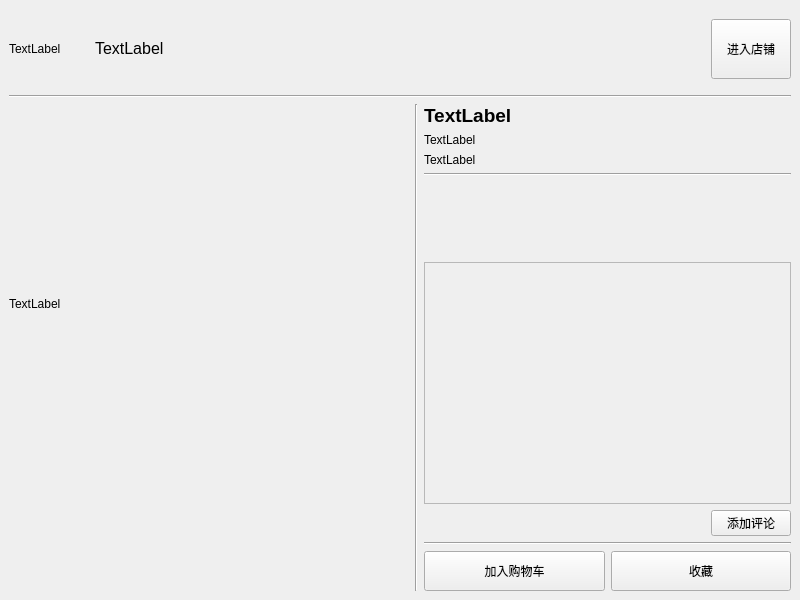
<?xml version="1.0" encoding="UTF-8"?>
<ui version="4.0">
 <class>GoodsDetailWindow</class>
 <widget class="QMainWindow" name="GoodsDetailWindow">
  <property name="geometry">
   <rect>
    <x>0</x>
    <y>0</y>
    <width>800</width>
    <height>600</height>
   </rect>
  </property>
  <property name="windowTitle">
   <string>商品详情</string>
  </property>
  <widget class="QWidget" name="centralwidget">
   <layout class="QVBoxLayout" name="verticalLayout">
    <item>
     <layout class="QHBoxLayout" name="horizontalLayout">
      <item>
       <widget class="QLabel" name="labelShopIcon">
        <property name="sizePolicy">
         <sizepolicy hsizetype="Fixed" vsizetype="Fixed">
          <horstretch>0</horstretch>
          <verstretch>0</verstretch>
         </sizepolicy>
        </property>
        <property name="minimumSize">
         <size>
          <width>80</width>
          <height>80</height>
         </size>
        </property>
        <property name="text">
         <string>TextLabel</string>
        </property>
       </widget>
      </item>
      <item>
       <widget class="QLabel" name="labelShopName">
        <property name="sizePolicy">
         <sizepolicy hsizetype="Preferred" vsizetype="Fixed">
          <horstretch>0</horstretch>
          <verstretch>0</verstretch>
         </sizepolicy>
        </property>
        <property name="font">
         <font>
          <pointsize>12</pointsize>
          <bold>false</bold>
         </font>
        </property>
        <property name="text">
         <string>TextLabel</string>
        </property>
       </widget>
      </item>
      <item>
       <spacer name="horizontalSpacer">
        <property name="orientation">
         <enum>Qt::Horizontal</enum>
        </property>
        <property name="sizeHint" stdset="0">
         <size>
          <width>40</width>
          <height>20</height>
         </size>
        </property>
       </spacer>
      </item>
      <item>
       <widget class="QPushButton" name="buttonEnterShop">
        <property name="minimumSize">
         <size>
          <width>80</width>
          <height>60</height>
         </size>
        </property>
        <property name="text">
         <string>进入店铺</string>
        </property>
       </widget>
      </item>
     </layout>
    </item>
    <item>
     <widget class="Line" name="line">
      <property name="orientation">
       <enum>Qt::Horizontal</enum>
      </property>
     </widget>
    </item>
    <item>
     <layout class="QHBoxLayout" name="horizontalLayout_2">
      <item>
       <layout class="QVBoxLayout" name="verticalLayout_3">
        <item>
         <widget class="QLabel" name="labelGoodsImage">
          <property name="sizePolicy">
           <sizepolicy hsizetype="Fixed" vsizetype="Fixed">
            <horstretch>0</horstretch>
            <verstretch>0</verstretch>
           </sizepolicy>
          </property>
          <property name="minimumSize">
           <size>
            <width>400</width>
            <height>400</height>
           </size>
          </property>
          <property name="text">
           <string>TextLabel</string>
          </property>
         </widget>
        </item>
        <item>
         <spacer name="verticalSpacer">
          <property name="orientation">
           <enum>Qt::Vertical</enum>
          </property>
          <property name="sizeHint" stdset="0">
           <size>
            <width>20</width>
            <height>40</height>
           </size>
          </property>
         </spacer>
        </item>
       </layout>
      </item>
      <item>
       <widget class="Line" name="line_2">
        <property name="orientation">
         <enum>Qt::Vertical</enum>
        </property>
       </widget>
      </item>
      <item>
       <layout class="QVBoxLayout" name="verticalLayout_2">
        <item>
         <widget class="QLabel" name="labelGoodsName">
          <property name="sizePolicy">
           <sizepolicy hsizetype="Expanding" vsizetype="Maximum">
            <horstretch>0</horstretch>
            <verstretch>0</verstretch>
           </sizepolicy>
          </property>
          <property name="font">
           <font>
            <pointsize>14</pointsize>
            <bold>true</bold>
           </font>
          </property>
          <property name="text">
           <string>TextLabel</string>
          </property>
         </widget>
        </item>
        <item>
         <widget class="QLabel" name="labelPrice">
          <property name="text">
           <string>TextLabel</string>
          </property>
         </widget>
        </item>
        <item>
         <widget class="QLabel" name="labelGoodsDes">
          <property name="sizePolicy">
           <sizepolicy hsizetype="Expanding" vsizetype="Maximum">
            <horstretch>0</horstretch>
            <verstretch>0</verstretch>
           </sizepolicy>
          </property>
          <property name="text">
           <string>TextLabel</string>
          </property>
         </widget>
        </item>
        <item>
         <widget class="Line" name="line_4">
          <property name="orientation">
           <enum>Qt::Horizontal</enum>
          </property>
         </widget>
        </item>
        <item>
         <spacer name="verticalSpacer_2">
          <property name="orientation">
           <enum>Qt::Vertical</enum>
          </property>
          <property name="sizeType">
           <enum>QSizePolicy::Fixed</enum>
          </property>
          <property name="sizeHint" stdset="0">
           <size>
            <width>20</width>
            <height>80</height>
           </size>
          </property>
         </spacer>
        </item>
        <item>
         <widget class="QScrollArea" name="scrollArea">
          <property name="maximumSize">
           <size>
            <width>16777215</width>
            <height>300</height>
           </size>
          </property>
          <property name="widgetResizable">
           <bool>true</bool>
          </property>
          <widget class="QWidget" name="scrollAreaWidgetContents">
           <property name="geometry">
            <rect>
             <x>0</x>
             <y>0</y>
             <width>359</width>
             <height>226</height>
            </rect>
           </property>
          </widget>
         </widget>
        </item>
        <item alignment="Qt::AlignRight">
         <widget class="QPushButton" name="buttonAddComment">
          <property name="sizePolicy">
           <sizepolicy hsizetype="Fixed" vsizetype="Fixed">
            <horstretch>0</horstretch>
            <verstretch>0</verstretch>
           </sizepolicy>
          </property>
          <property name="text">
           <string>添加评论</string>
          </property>
         </widget>
        </item>
        <item>
         <widget class="Line" name="line_3">
          <property name="orientation">
           <enum>Qt::Horizontal</enum>
          </property>
         </widget>
        </item>
        <item>
         <layout class="QHBoxLayout" name="horizontalLayout_3">
          <item>
           <widget class="QPushButton" name="buttonCart">
            <property name="minimumSize">
             <size>
              <width>0</width>
              <height>40</height>
             </size>
            </property>
            <property name="text">
             <string>加入购物车</string>
            </property>
           </widget>
          </item>
          <item>
           <widget class="QPushButton" name="buttonCollect">
            <property name="minimumSize">
             <size>
              <width>0</width>
              <height>40</height>
             </size>
            </property>
            <property name="text">
             <string>收藏</string>
            </property>
           </widget>
          </item>
         </layout>
        </item>
       </layout>
      </item>
     </layout>
    </item>
   </layout>
  </widget>
 </widget>
 <resources/>
 <connections/>
</ui>
